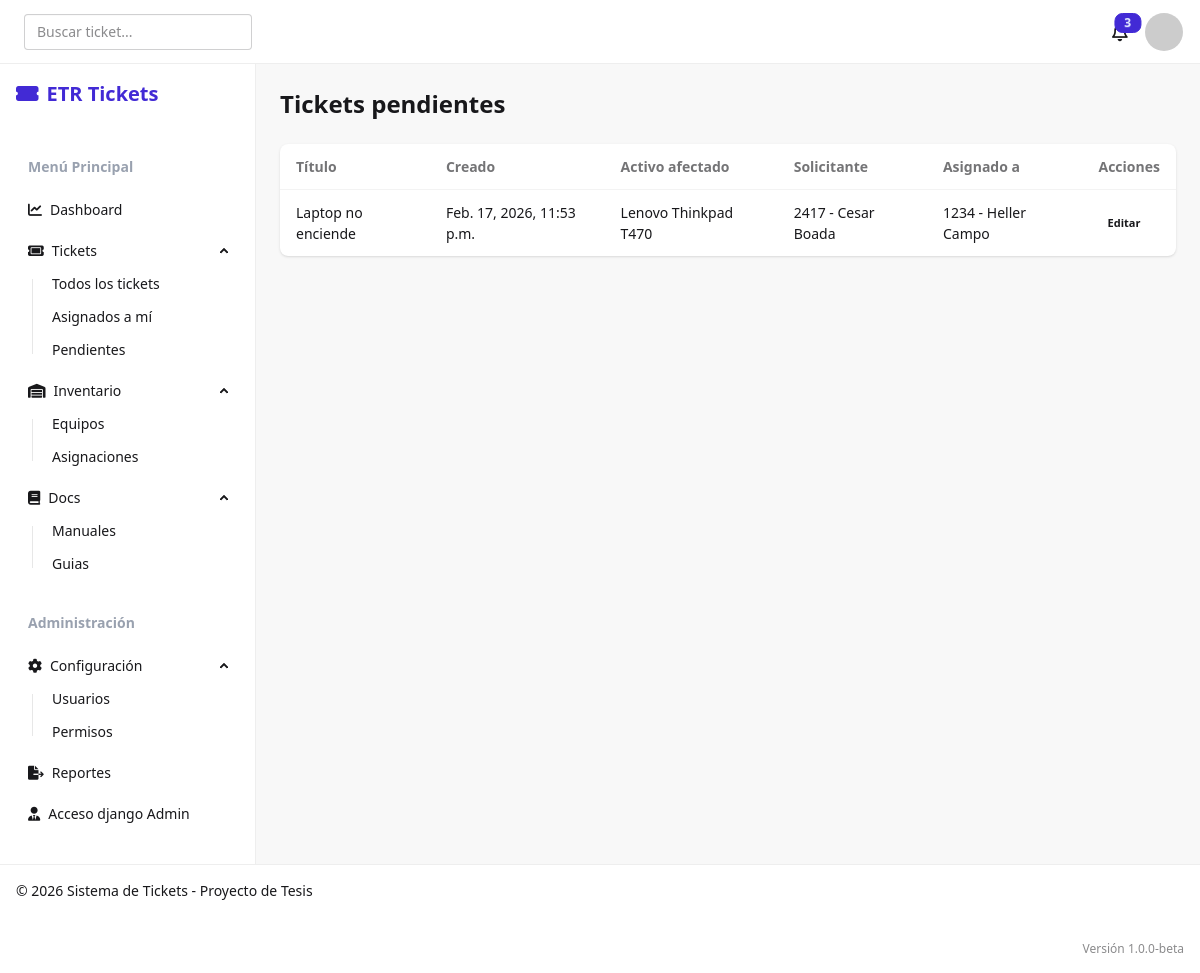
Before: /tickets/pending/ with the older database file.
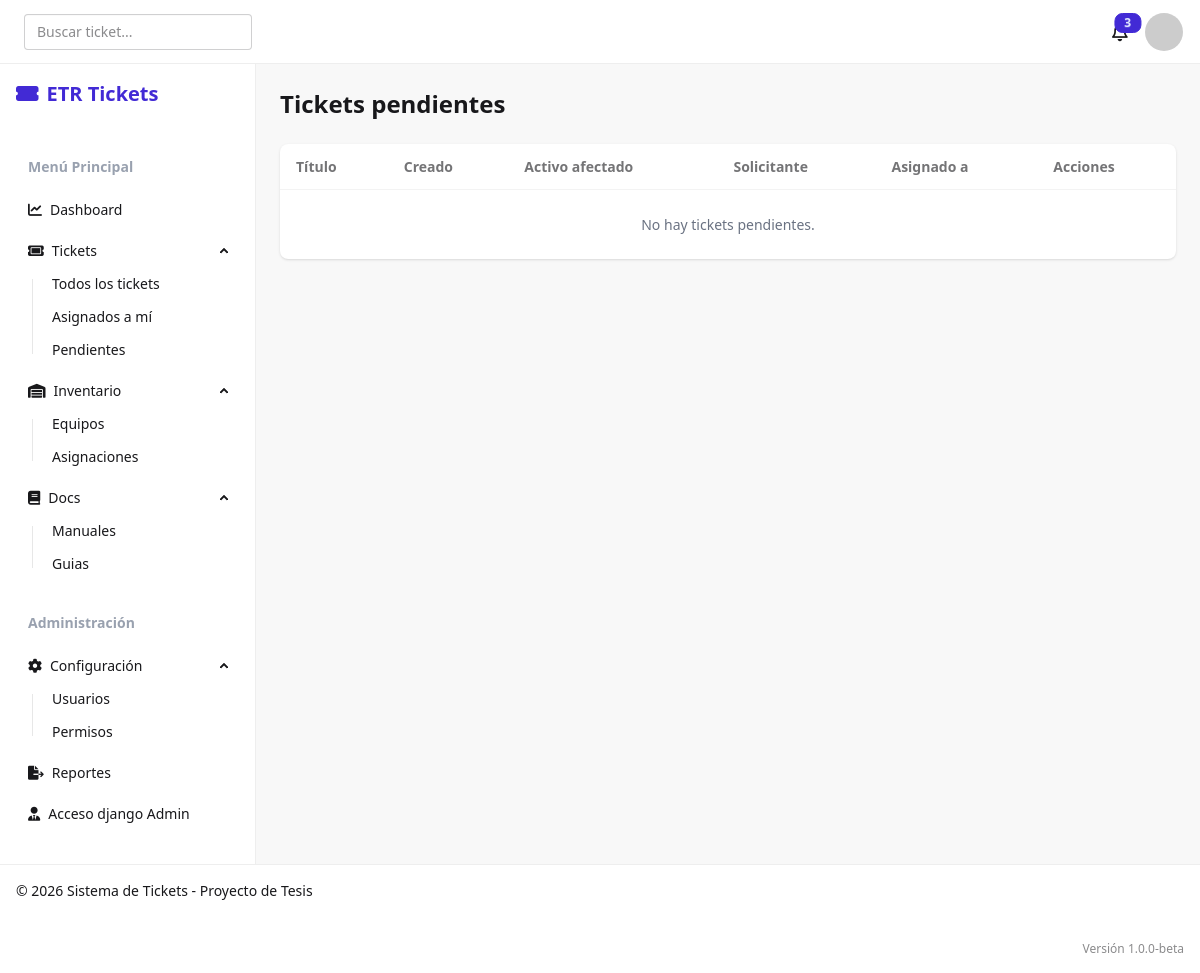
After: the same page with the newer database file.
### tickets/models.py (models this page shows, shortened)
class tickets(models.Model):
    codigo_ticket = models.CharField(max_length=30, unique=True)
    titulo = models.CharField(max_length=150)
    descripcion = models.TextField()
    prioridad = models.ForeignKey(
        matriz_prioridad,
        on_delete=models.PROTECT,
        to_field='prioridad',
        db_column='prioridad',
        related_name='tickets',
        default='N/A',
    )
    ESTADO_TYPES = [
        ('Pendiente', 'Pendiente'),
        ('En Progreso', 'En Progreso'),
        ('Resuelto', 'Resuelto'),
        ('Cerrado', 'Cerrado'),
    ]
    estado = models.CharField(max_length=30, default='Pendiente', choices=ESTADO_TYPES)
    solicitante = models.ForeignKey(
        'users.usuario',
        on_delete=models.PROTECT,
        to_field='ID_empleado',
        db_column='solicitante',
        related_name='tickets_solicitados',
    )
    usuario = models.ForeignKey(
        'users.usuario',
        on_delete=models.PROTECT,
        to_field='ID_empleado',
        db_column='usuario',
        related_name='tickets_asignados',
        null=True,
        blank=True,
    )
    activo_afectado = models.ForeignKey(
        'inventory.activos',
        on_delete=models.CASCADE,
        to_field='codigo',
        db_column='activo_afectado',
        related_name='tickets_afectados',
        limit_choices_to={'estado': 'activo'},
)
    fecha_creacion = models.DateTimeField(auto_now_add=True)
    fecha_resolucion = models.DateTimeField(null=True, blank=True)

### inventory/models.py (models this page shows)
class activos(models.Model):
    codigo = models.CharField(max_length=50, primary_key=True)
    categoria = models.ForeignKey(
        activos_categoria,
        on_delete=models.PROTECT,
        to_field='nombre',
        db_column='categoria',
        related_name='activos',
    )
    marca = models.CharField(max_length=50)
    modelo = models.CharField(max_length=50)
    serial = models.CharField(max_length=50, unique=True)
    sede = models.ForeignKey(
        'users.sede',
        on_delete=models.PROTECT,
        to_field='codigo',
        related_name='activos',
    )
    usuario_asignado = models.ForeignKey(
        'users.usuario',
        on_delete=models.SET_NULL,
        null=True,
        blank=True,
        related_name='activos_asignados',
        to_field='ID_empleado',
        db_column='usuario_asignado'
    )
    departamento = models.ForeignKey(
        'users.departamento',
        on_delete=models.PROTECT,
        to_field='nombre',
        db_column='departamento',
        related_name='activos'
    )
    estado = models.CharField(max_length=50) #'Activo', 'Inactivo', 'Dado de baja'
    verbose_name_plural = "activos"
    def __str__(self):
        return f"{self.marca} {self.modelo}"

### users/models.py (models this page shows)
class usuario(AbstractUser):
    validador_empleado = RegexValidator(
        regex=r'^\d{4}',
        message="el numero de empleado debe tener 4 digitos"
    )
    ID_empleado = models.CharField(
        max_length=4,
        unique=True,
        validators=[validador_empleado],
        help_text="ID de empleado de 4 digitos",
        default="0000"
    )
    USERNAME_FIELD = 'ID_empleado'
    departamento = models.ForeignKey(
        'departamento',
        on_delete=models.SET_NULL,
        null=True,
        related_name='usuarios'
        )
    sede = models.ForeignKey(
        'sede',
        on_delete=models.SET_NULL,
        null=True,
        related_name='usuarios'
        )
    REQUIRED_FIELDS = ['username', 'email']
    def __str__(self):
        return f"{self.ID_empleado} - {self.get_full_name()}"

### tickets/views.py (the view)
# urls.py: path('pending/', views.tickets_view_pending, name='tickets_view_pending'),
def tickets_view_pending(request):
    tickets_pendientes = tickets.objects.select_related('activo_afectado', 'prioridad', 'solicitante', 'usuario').filter(
        estado__iexact='pendiente'
    ).order_by('-fecha_creacion')
    return render(request, 'tickets_view_pending.html', {'tickets': tickets_pendientes})

### tickets/templates/tickets_view_pending.html (shortened to what this page needs)
{% extends 'base.html' %}
{% block content %}
<div class="space-y-6">
    <div>
        <h1 class="text-2xl font-bold">Tickets pendientes</h1>
    </div>
    <div class="overflow-x-auto bg-base-100 rounded-lg shadow">
        <table class="table w-full">
            <thead>
                <tr>
                    <th>Título</th>
                    <th>Creado</th>
                    <th>Activo afectado</th>
                    <th>Solicitante</th>
                    <th>Asignado a</th>
                    <th>Acciones</th>
                </tr>
            </thead>
            <tbody>
                {% for ticket in tickets %}
                    <tr>
                        <td>{{ ticket.titulo }}</td>
                        <td>{{ ticket.fecha_creacion }}</td>
                        <td>{{ ticket.activo_afectado }}</td>
                        <td>{{ ticket.solicitante }}</td>
                        <td>{{ ticket.usuario|default:'Sin asignar' }}</td>
                        <td><a href="{% url 'tickets_edit' ticket.id %}" class="btn btn-ghost btn-xs">Editar</a></td>
                    </tr>
                {% empty %}
                    <tr>
                        <td colspan="6" class="text-center text-gray-500 py-6">No hay tickets pendientes.</td>
                    </tr>
                {% endfor %}
            </tbody>
        </table>
    </div>
</div>
{% endblock %}

Changed rows visible on the page:
no longer on this page (row edited): tickets: titulo "Laptop no enciende", fecha_creacion "Feb. 17, 2026, 11:53 p.m.", activo_afectado "Lenovo Thinkpad T470", solicitante "2417 - Cesar Boada", usuario "1234 - Heller Campo"
Other visible differences:
text now shown: "No hay tickets pendientes."
